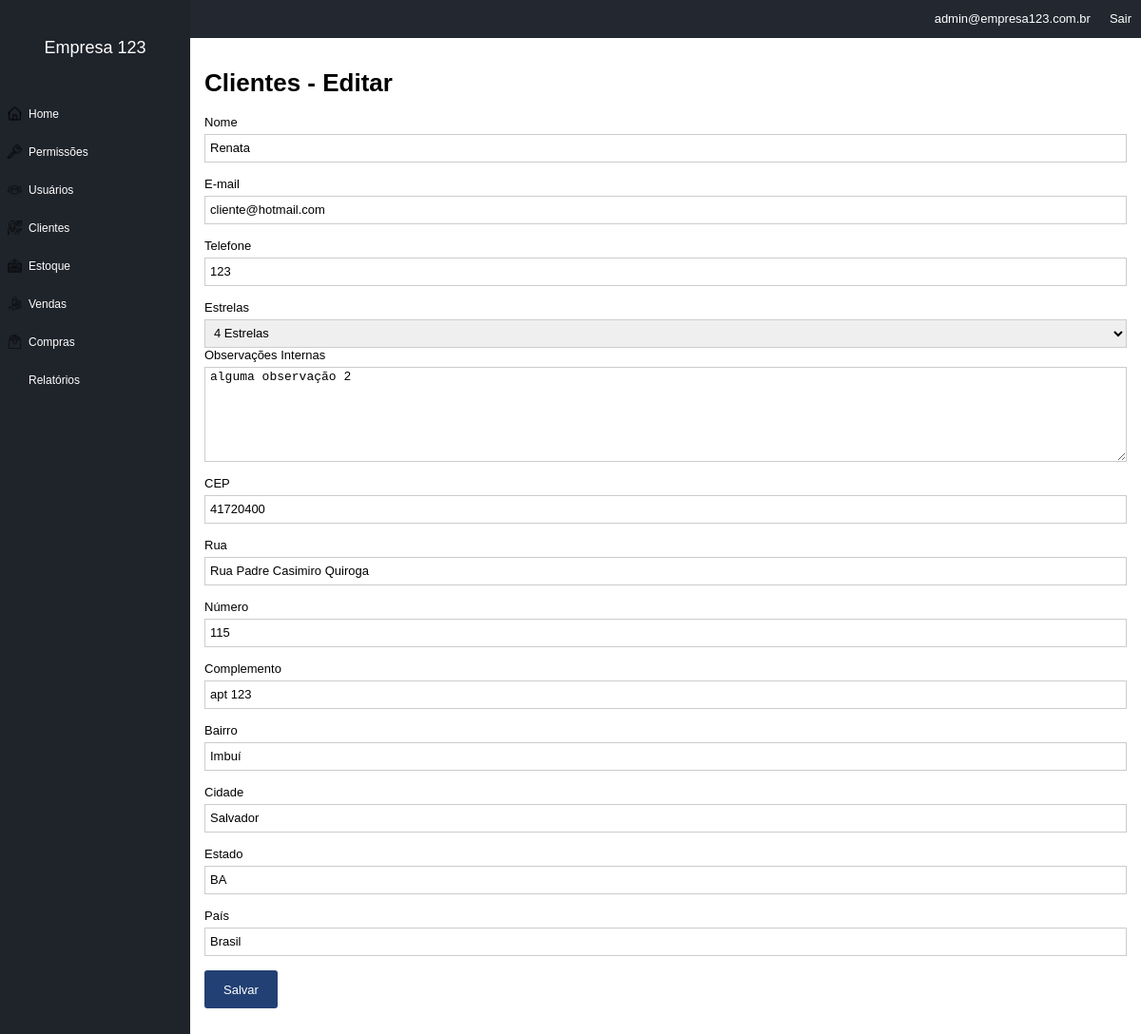
The app's page /clients/edit/1 (signed in) with its own data.
### tables this page shows
CREATE TABLE IF NOT EXISTS `clients` (
  `id` int(11) NOT NULL AUTO_INCREMENT,
  `id_company` int(11) NOT NULL,
  `name` varchar(100) NOT NULL,
  `email` varchar(100) DEFAULT NULL,
  `phone` varchar(50) DEFAULT NULL,
  `address` varchar(100) DEFAULT NULL,
  `address2` varchar(100) DEFAULT NULL,
  `address_number` varchar(50) DEFAULT NULL,
  `address_neighb` varchar(100) DEFAULT NULL,
  `address_city` varchar(50) DEFAULT NULL,
  `address_state` varchar(50) DEFAULT NULL,
  `address_country` varchar(50) DEFAULT NULL,
  `address_zipcode` varchar(50) DEFAULT NULL,
  `stars` int(11) NOT NULL DEFAULT 3,
  `internal_obs` text DEFAULT NULL,
  PRIMARY KEY (`id`)
);

### core/controller.php (called while the page is built, shortened)
<?php
class controller{
    public function loadTemplate($viewName, $viewData = array()){
        include 'views/template.php';
    }
    public function loadViewInTemplate($viewName, $viewData = array()){
        extract($viewData);
        include 'views/'.$viewName.'.php';
    }
}
?>

### core/core.php (called while the page is built, shortened)
<?php
class Core{
    public function run(){
        $url = explode("index.php",$_SERVER['PHP_SELF']);
        $url = end($url);
        $params = array();
      if (!empty($url)){
          $url = explode('/', $url);
          array_shift($url);
          array_shift($url);
          if (isset($url[0])){
              $currentAction = $url[0];
              array_shift($url);
          } else {
              $currentAction='index';
          }
          if (count($url)>0){
            $params = $url;
          }
      }else{
          $currentController = 'homeController';
          $currentAction= 'index';
      }
        require_once 'core/controller.php';
      $c =new $currentController();
      call_user_func_array(array($c, $currentAction),$params);
    }
}
?>

### index.php (called while the page is built, shortened)
<?php
require 'config.php';
$core = new Core();
$core -> run();
?>

### core/model.php (called while the page is built, shortened)
<?php
class model{
    public function __construct(){
        global $config;
        $this->db = new PDO("mysql:dbname=".$config['dbname'].';host='.$config['host'],$config['dbuser'],$config['dbpass']);
    }
}
?>

### config.php (called while the page is built, shortened)
<?php
$config = array();
if (ENVIRONMENT == "development"){
    $config['dbname'] = 'contaazul';
    $config['host']= 'localhost';
    $config['dbuser']= 'root';
    $config['dbpass']= '';
}else{
    $config['dbname'] = 'contaazul';
    $config['host']= 'localhost';
    $config['dbuser']= 'root';
    $config['dbpass']= '';
}

### models/Clients.php (called while the page is built, shortened)
<?php
class Clients extends model{
    public function getInfo($id, $id_company){
        $array = array();
        $sql = $this->db->prepare("SELECT * FROM clients WHERE id = :id AND id_company = :id_company ");
        $sql-> bindValue(':id', $id);
        $sql-> bindValue(':id_company', $id_company);
        $sql-> execute();
        if($sql->rowCount()>0){
            $array = $sql->fetch();
        }
        return $array;
    }
}
?>

### models/Users.php (called while the page is built, shortened)
<?php
class Users extends model {
    private $userInfo;
    public function setLoggedUser(){
        if(isset($_SESSION['ccUser'] )&& !empty($_SESSION['ccUser'])){
           $id = $_SESSION['ccUser'];
           $sql = $this->db->prepare("SELECT * FROM users WHERE id = :id");
           $sql->bindValue(':id', $id);
           $sql->execute();
           if($sql->rowCount() > 0){
                $this->userInfo = $sql->fetch();
           }
        }
    }
    public function getCompany(){
        if(isset($this->userInfo['id_company'])){
             return $this->userInfo['id_company'];
        }else{
            return 0;
        }
    }
}
?>

### views/clients_edit.php (the view, shortened to what this page needs)
<h1>Clientes - Editar</h1>
<form method="POST">
    <label for="name">Nome</label><br/>
    <input type="text" name="name" value="<?= $client_info['name'];?>" required/><br/><br/>
    <label for="email">E-mail</label><br/>
    <input type="email" name="email" value="<?= $client_info['email'];?>"/><br/><br/>
    <label for="phone">Telefone</label><br/>
    <input type="text" name="phone" value="<?= $client_info['phone'];?>"/><br/><br/>
    <label for="stars">Estrelas</label><br/>
        <select name="stars" id="stars">
            <option value="4" <?=($client_info['stars'] == 4)?'selected="selected"':''; ?>>4 Estrelas</option>
        </select>
    <label for="internal_obs">Observações Internas</label><br/>
    <textarea name="internal_obs"><?= $client_info['internal_obs'];?></textarea><br/><br/>
    <label for="address_zipcode">CEP</label><br/>
    <input type="text" name="address_zipcode" value="<?= $client_info['address_zipcode'];?>"/><br/><br/>
    <label for="address">Rua</label><br/>
    <input type="text" name="address" value="<?= $client_info['address'];?>"/><br/><br/>
    <label for="address_number">Número</label><br/>
    <input type="text" name="address_number" value="<?= $client_info['address_number'];?>"/><br/><br/>
    <label for="address2">Complemento</label><br/>
    <input type="text" name="address2" value="<?= $client_info['address2'];?>"/><br/><br/>
    <label for="address_neighb">Bairro</label><br/>
    <input type="text" name="address_neighb" value="<?= $client_info['address_neighb'];?>"/><br/><br/>
    <label for="address_city">Cidade</label><br/>
    <input type="text" name="address_city" value="<?= $client_info['address_city'];?>"/><br/><br/>
    <label for="address_state">Estado</label><br/>
    <input type="text" name="address_state" value="<?= $client_info['address_state'];?>"/><br/><br/>
    <label for="address_country">País</label><br/>
    <input type="text" name="address_country" value="<?= $client_info['address_country'];?>"/><br/><br/>
    <input type ="submit" value="Salvar"/>
</form>

### assets/css/template.css (style rules this page uses)
body { margin:0; padding:0; font-size:13px; font-family: Arial; }
input[type=text], input[type=email], input[type=password], input[type=number], textarea, select { width: 100%; height:30px; font-size: 13px; outline: 0; padding-left:5px; padding-right: 5px; margin-top:5px; border: 1px solid #CCC; }
textarea { height: 100px; border: 1px solid #CCC; }
input[type=submit], button, .button { border:0px; background-color: #224074; color:#FFF; height:40px; line-height: 40px; border-radius:3px; padding-left: 20px; padding-right:20px; cursor:pointer; font-size: 13px; display:inline-block; }

### records on screen
clients: name "Renata", email "cliente@hotmail.com", phone "123", stars "4 Estrelas", internal_obs "alguma observação 2", address_zipcode "41720400", address "Rua Padre Casimiro Quiroga", address_number "115", address2 "apt 123", address_neighb "Imbuí", address_city "Salvador", address_state "BA", address_country "Brasil"

### other values on screen
$viewData['company_name'] "Empresa 123"
$viewData['user_email'] "admin@empresa123.com.br"
